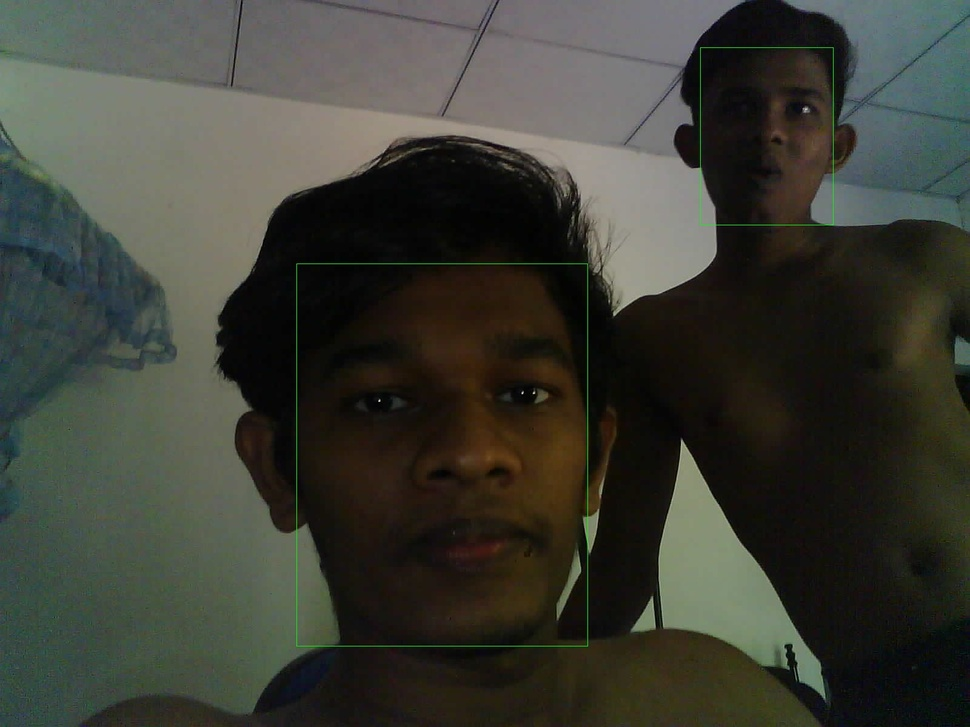
#> input picture tests/20240620-132917.jpg, 970 x 727 px, shrunk from 1600 x 1200 before the run
$ python -i image_processor.py   (imports and definitions only)
#> lines starting #> are read from the running program, lines starting #| are printed output that depends on the picture
#> further down, picture is the input picture: shape (727, 970, 3); mean B, G, R 53.6, 62.1, 60.6
import asyncio
import concurrent.futures
import logging

import cv2
import numpy as np
from ultralytics import YOLO

from .image import Image


class ImageProcessor:
    def __init__(self):
        self.logger = logging.getLogger(__name__)
        self.process_pool = concurrent.futures.ProcessPoolExecutor(max_workers=1)

    async def process_image(self, image_data: bytes) -> Image:
        loop = asyncio.get_running_loop()
        try:
            processed_image = await loop.run_in_executor(self.process_pool, self._process_image_sync, image_data)
            return processed_image
        except Exception as e:
            self.logger.error(f"Error processing image: {e}")
            raise

    # [41 lines left out: functions _process_image_sync, apply_processing, not called in this run]

    @staticmethod
    def preprocess_image(image, clahe_clip=2.0, clahe_grid=(6, 6), blur_kernel=(3, 3)):
        # Convert to LAB color space
#> called with clahe_clip = 2, clahe_grid = (6, 6), blur_kernel = (3, 3)
        lab = cv2.cvtColor(image, cv2.COLOR_BGR2LAB)
#> lab: shape (727, 970, 3); mean of channels 0, 1, 2 64.1, 126.1, 132.9
        l, a, b = cv2.split(lab)
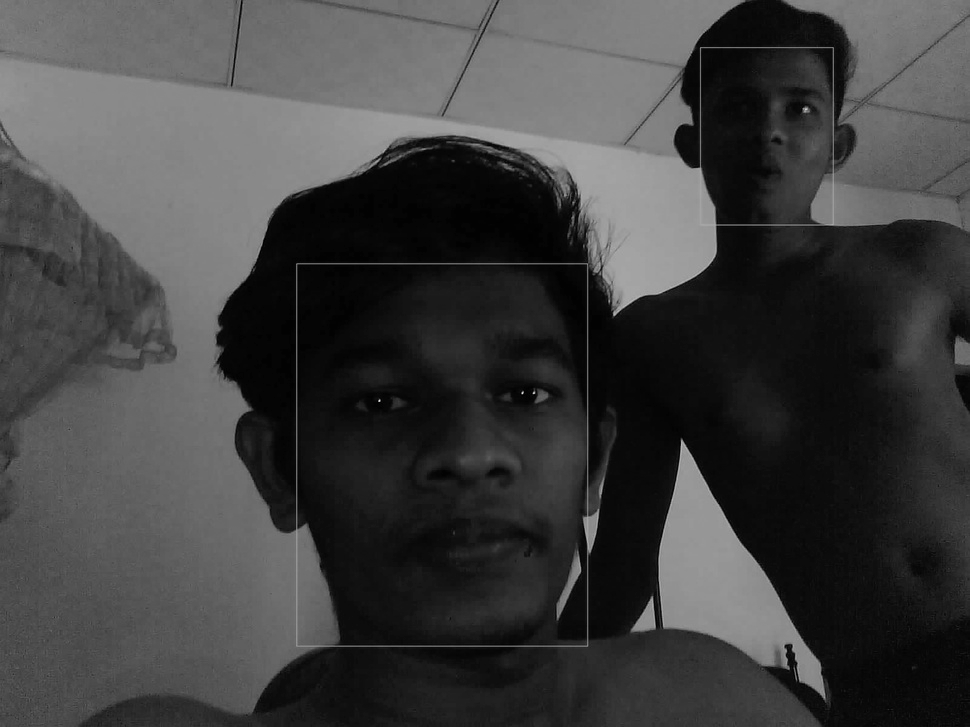
#> l: shape (727, 970); min 0, max 232, mean 64.1
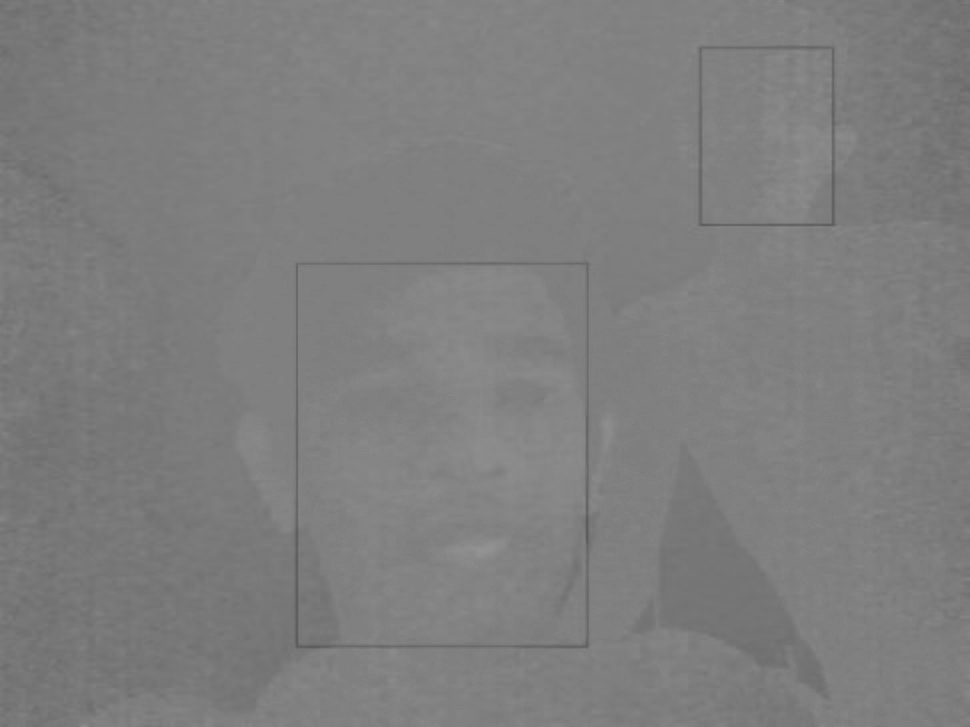
#> a: shape (727, 970); min 92, max 148, mean 126.1
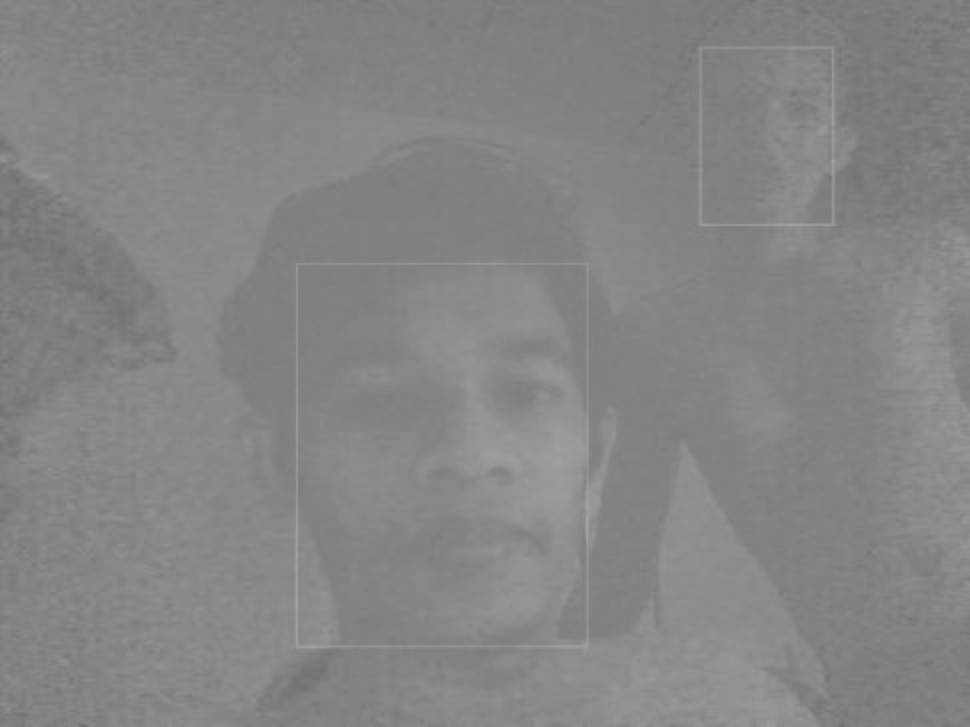
#> b: shape (727, 970); min 106, max 164, mean 132.9

        # Apply CLAHE to L-channel
        clahe = cv2.createCLAHE(clipLimit=clahe_clip, tileGridSize=clahe_grid)
        cl = clahe.apply(l)
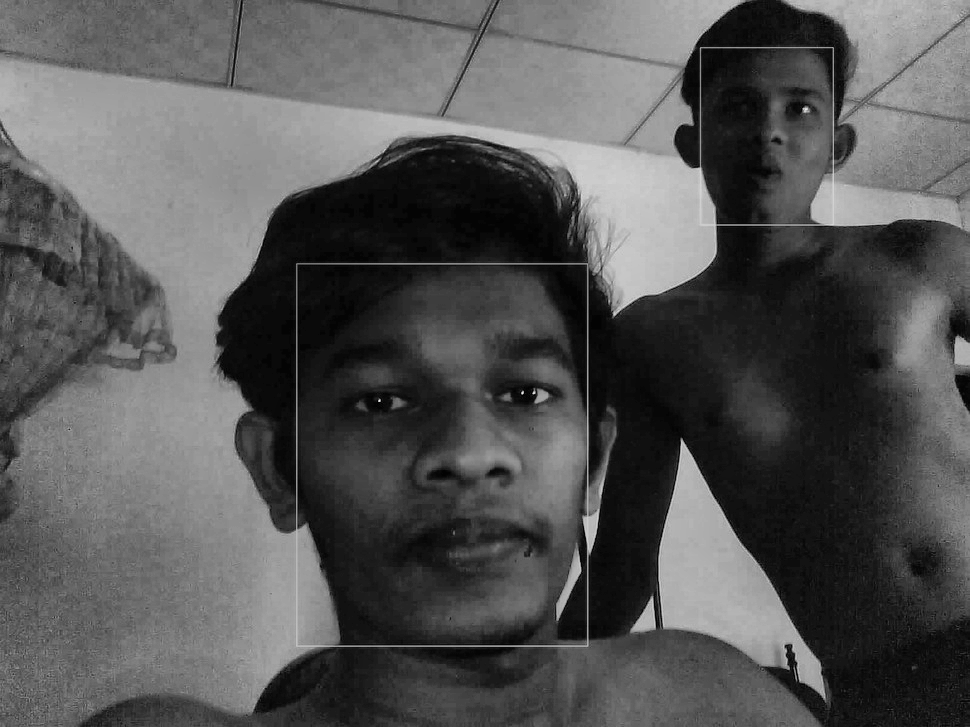
#> cl: shape (727, 970); min 1, max 240, mean 85.4

        # Merge the CLAHE enhanced L-channel back with A and B channels
        limg = cv2.merge((cl, a, b))
#> limg: shape (727, 970, 3); mean of channels 0, 1, 2 85.4, 126.1, 132.9

        # Convert back to BGR color space
        enhanced = cv2.cvtColor(limg, cv2.COLOR_LAB2BGR)
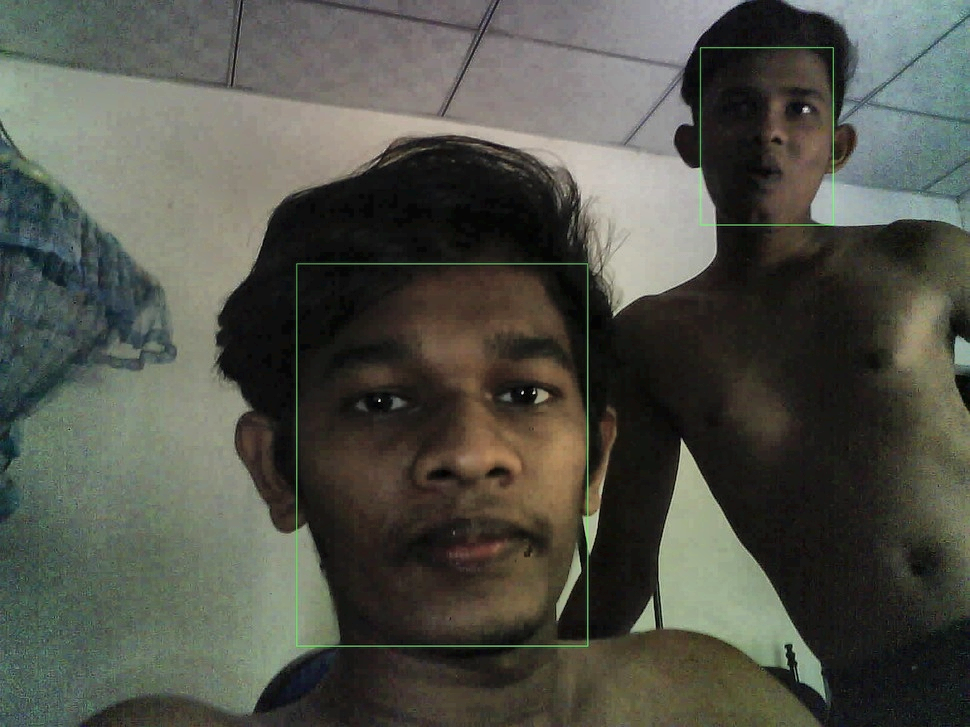
#> enhanced: shape (727, 970, 3); mean B, G, R 73.4, 82.2, 80.7

        # Apply Gaussian blur for noise reduction
        denoised = cv2.GaussianBlur(enhanced, blur_kernel, 0)

        return denoised

    # [13 lines left out: function postprocess_image, not called in this run]

>>> import cv2
>>> picture = cv2.imread('../../../../tests/20240620-132917.jpg')
>>> result = ImageProcessor().preprocess_image(picture)
